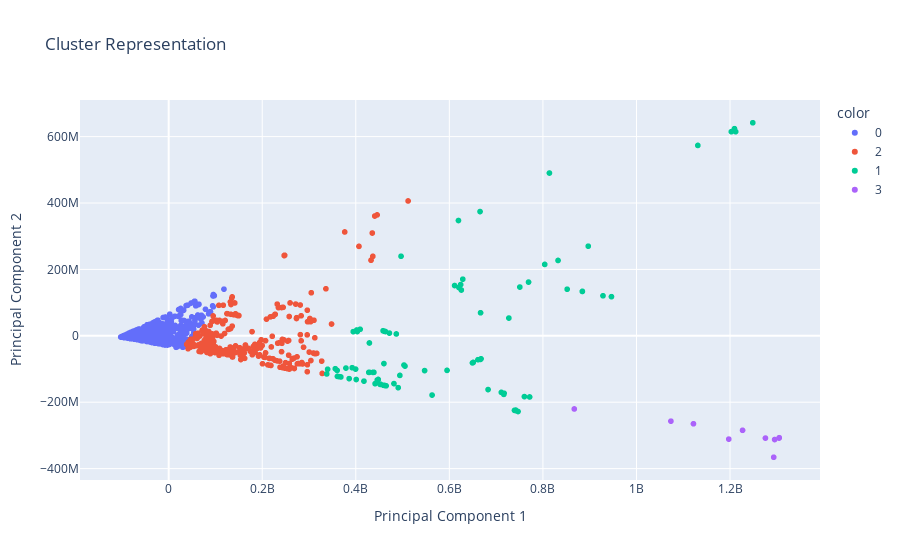

The notebook cell this image was saved under:
### Code cell
# plot the scatterplot
fig = px.scatter(data_frame= df_PCA, x = "PC1", y = "PC2", color = labels.astype(str), title = "Cluster Representation")
fig.update_layout(xaxis_title = "Principal Component 1", yaxis_title = "Principal Component 2")
fig.show();
